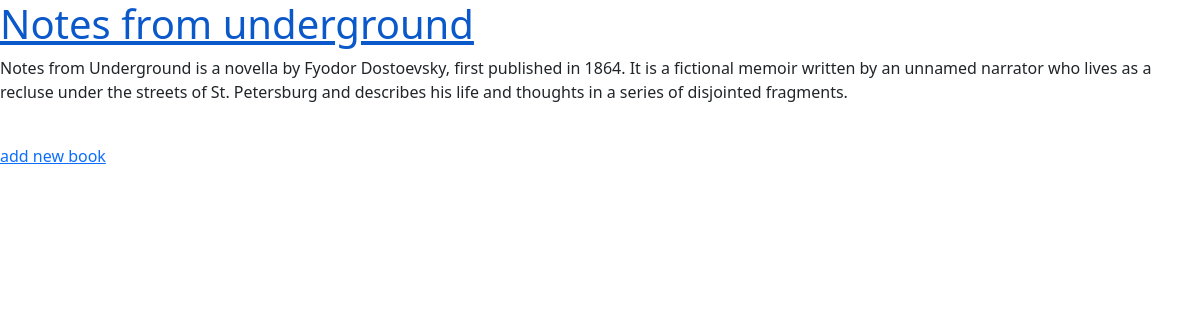
The page /books/ on the database as committed earlier.
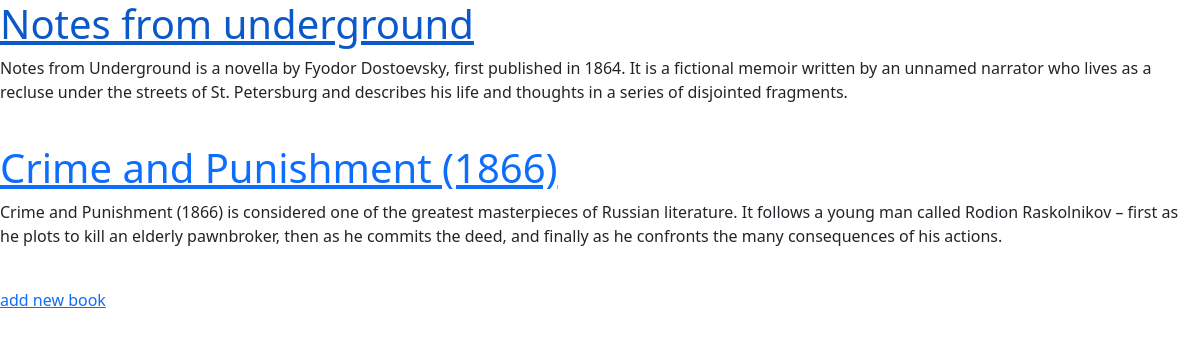
The same page on the database as committed later.
### books/models.py (models this page shows, shortened)
class Book(models.Model):
    title = models.CharField(max_length=200)
    author = models.CharField(max_length=200)
    description = models.TextField()
    price = models.DecimalField(max_digits=5, decimal_places=2)
    def get_absolute_url(self):
        return reverse('book_detail', args={self.id})

### books/views.py (the view)
# urls.py: path('', BookListView.as_view(), name='book_list'),
class BookListView(generic.ListView):
    model = Book
    template_name = 'books/book_list.html'
    context_object_name = 'books'

### books/templates/books/book_list.html (shortened to what this page needs)
{% extends '_base.html' %}
{% block content %}
    {% for book in books  %}
        <a href="{{ book.get_absolute_url }}"><h1>{{ book.title }}</h1></a>
        <p>{{ book.description }}</p>
        <br>
    {% endfor %}
    <a href="{% url 'book_create' %}">add new book</a>
{% endblock %}

Rows that differ between the two databases and show on the page:
added Book: title "Crime and Punishment (1866)", description "Crime and Punishment (1866) is considered one of the greatest masterpieces of Russian literature. It follows a young man called Rodion Raskolnikov – first as he plots to kill an elderly pawnbroker, then as he commits the deed, and finally as he confronts the many consequences of his actions."
